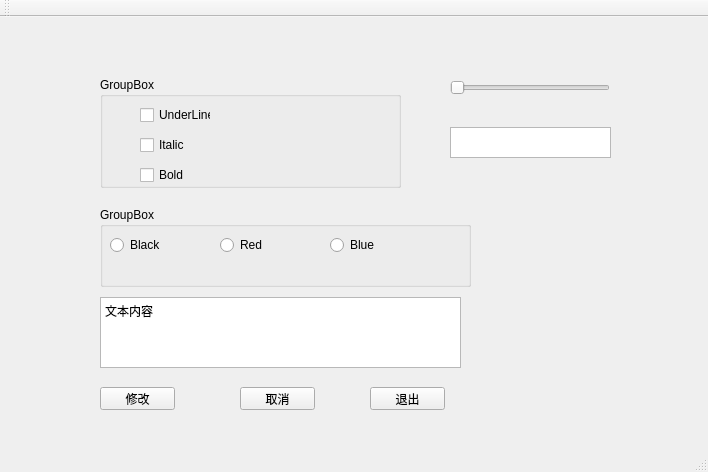
<?xml version="1.0" encoding="UTF-8"?>
<ui version="4.0">
 <class>MainWindow</class>
 <widget class="QMainWindow" name="MainWindow">
  <property name="geometry">
   <rect>
    <x>0</x>
    <y>0</y>
    <width>708</width>
    <height>472</height>
   </rect>
  </property>
  <property name="windowTitle">
   <string>MainWindow</string>
  </property>
  <widget class="QWidget" name="centralWidget">
   <widget class="QPushButton" name="modifyBtn">
    <property name="geometry">
     <rect>
      <x>100</x>
      <y>370</y>
      <width>75</width>
      <height>23</height>
     </rect>
    </property>
    <property name="text">
     <string>修改</string>
    </property>
   </widget>
   <widget class="QPushButton" name="cancelBtn">
    <property name="geometry">
     <rect>
      <x>240</x>
      <y>370</y>
      <width>75</width>
      <height>23</height>
     </rect>
    </property>
    <property name="text">
     <string>取消</string>
    </property>
   </widget>
   <widget class="QPushButton" name="quitBtn">
    <property name="geometry">
     <rect>
      <x>370</x>
      <y>370</y>
      <width>75</width>
      <height>23</height>
     </rect>
    </property>
    <property name="text">
     <string>退出</string>
    </property>
   </widget>
   <widget class="QGroupBox" name="groupBox">
    <property name="geometry">
     <rect>
      <x>100</x>
      <y>60</y>
      <width>301</width>
      <height>111</height>
     </rect>
    </property>
    <property name="title">
     <string>GroupBox</string>
    </property>
    <widget class="QCheckBox" name="CheckUnderLine">
     <property name="geometry">
      <rect>
       <x>40</x>
       <y>30</y>
       <width>71</width>
       <height>16</height>
      </rect>
     </property>
     <property name="text">
      <string>UnderLine</string>
     </property>
    </widget>
    <widget class="QCheckBox" name="CheckItalic">
     <property name="geometry">
      <rect>
       <x>40</x>
       <y>60</y>
       <width>71</width>
       <height>16</height>
      </rect>
     </property>
     <property name="text">
      <string>Italic</string>
     </property>
    </widget>
    <widget class="QCheckBox" name="CheckBold">
     <property name="geometry">
      <rect>
       <x>40</x>
       <y>90</y>
       <width>71</width>
       <height>16</height>
      </rect>
     </property>
     <property name="text">
      <string>Bold</string>
     </property>
    </widget>
   </widget>
   <widget class="QGroupBox" name="groupBox_2">
    <property name="geometry">
     <rect>
      <x>100</x>
      <y>190</y>
      <width>371</width>
      <height>80</height>
     </rect>
    </property>
    <property name="title">
     <string>GroupBox</string>
    </property>
    <widget class="QRadioButton" name="RadioBlack">
     <property name="geometry">
      <rect>
       <x>10</x>
       <y>30</y>
       <width>89</width>
       <height>16</height>
      </rect>
     </property>
     <property name="text">
      <string>Black</string>
     </property>
    </widget>
    <widget class="QRadioButton" name="RadioRed">
     <property name="geometry">
      <rect>
       <x>120</x>
       <y>30</y>
       <width>89</width>
       <height>16</height>
      </rect>
     </property>
     <property name="text">
      <string>Red</string>
     </property>
    </widget>
    <widget class="QRadioButton" name="RadioBlue">
     <property name="geometry">
      <rect>
       <x>230</x>
       <y>30</y>
       <width>89</width>
       <height>16</height>
      </rect>
     </property>
     <property name="text">
      <string>Blue</string>
     </property>
    </widget>
   </widget>
   <widget class="QPlainTextEdit" name="plainTextEdit">
    <property name="geometry">
     <rect>
      <x>100</x>
      <y>280</y>
      <width>361</width>
      <height>71</height>
     </rect>
    </property>
    <property name="plainText">
     <string>文本内容</string>
    </property>
   </widget>
   <widget class="QSlider" name="myhorizontalSlider">
    <property name="geometry">
     <rect>
      <x>450</x>
      <y>60</y>
      <width>160</width>
      <height>22</height>
     </rect>
    </property>
    <property name="orientation">
     <enum>Qt::Horizontal</enum>
    </property>
   </widget>
   <widget class="QTextEdit" name="mytextEdit">
    <property name="geometry">
     <rect>
      <x>450</x>
      <y>110</y>
      <width>161</width>
      <height>31</height>
     </rect>
    </property>
   </widget>
  </widget>
  <widget class="QMenuBar" name="menuBar">
   <property name="geometry">
    <rect>
     <x>0</x>
     <y>0</y>
     <width>708</width>
     <height>23</height>
    </rect>
   </property>
  </widget>
  <widget class="QToolBar" name="mainToolBar">
   <attribute name="toolBarArea">
    <enum>TopToolBarArea</enum>
   </attribute>
   <attribute name="toolBarBreak">
    <bool>false</bool>
   </attribute>
  </widget>
  <widget class="QStatusBar" name="statusBar"/>
 </widget>
 <layoutdefault spacing="6" margin="11"/>
 <tabstops>
  <tabstop>quitBtn</tabstop>
  <tabstop>cancelBtn</tabstop>
  <tabstop>modifyBtn</tabstop>
  <tabstop>RadioBlack</tabstop>
  <tabstop>RadioRed</tabstop>
  <tabstop>RadioBlue</tabstop>
  <tabstop>CheckUnderLine</tabstop>
  <tabstop>CheckBold</tabstop>
  <tabstop>CheckItalic</tabstop>
  <tabstop>plainTextEdit</tabstop>
  <tabstop>myhorizontalSlider</tabstop>
  <tabstop>mytextEdit</tabstop>
 </tabstops>
 <resources/>
 <connections>
  <connection>
   <sender>modifyBtn</sender>
   <signal>clicked()</signal>
   <receiver>MainWindow</receiver>
   <slot>setFocus()</slot>
   <hints>
    <hint type="sourcelabel">
     <x>125</x>
     <y>411</y>
    </hint>
    <hint type="destinationlabel">
     <x>73</x>
     <y>424</y>
    </hint>
   </hints>
  </connection>
  <connection>
   <sender>cancelBtn</sender>
   <signal>clicked()</signal>
   <receiver>MainWindow</receiver>
   <slot>update()</slot>
   <hints>
    <hint type="sourcelabel">
     <x>284</x>
     <y>415</y>
    </hint>
    <hint type="destinationlabel">
     <x>271</x>
     <y>444</y>
    </hint>
   </hints>
  </connection>
  <connection>
   <sender>quitBtn</sender>
   <signal>clicked()</signal>
   <receiver>MainWindow</receiver>
   <slot>close()</slot>
   <hints>
    <hint type="sourcelabel">
     <x>402</x>
     <y>413</y>
    </hint>
    <hint type="destinationlabel">
     <x>560</x>
     <y>431</y>
    </hint>
   </hints>
  </connection>
  <connection>
   <sender>groupBox</sender>
   <signal>clicked(bool)</signal>
   <receiver>groupBox</receiver>
   <slot>setChecked(bool)</slot>
   <hints>
    <hint type="sourcelabel">
     <x>139</x>
     <y>129</y>
    </hint>
    <hint type="destinationlabel">
     <x>139</x>
     <y>129</y>
    </hint>
   </hints>
  </connection>
  <connection>
   <sender>CheckItalic</sender>
   <signal>clicked(bool)</signal>
   <receiver>CheckItalic</receiver>
   <slot>setChecked(bool)</slot>
   <hints>
    <hint type="sourcelabel">
     <x>148</x>
     <y>165</y>
    </hint>
    <hint type="destinationlabel">
     <x>148</x>
     <y>165</y>
    </hint>
   </hints>
  </connection>
 </connections>
</ui>
